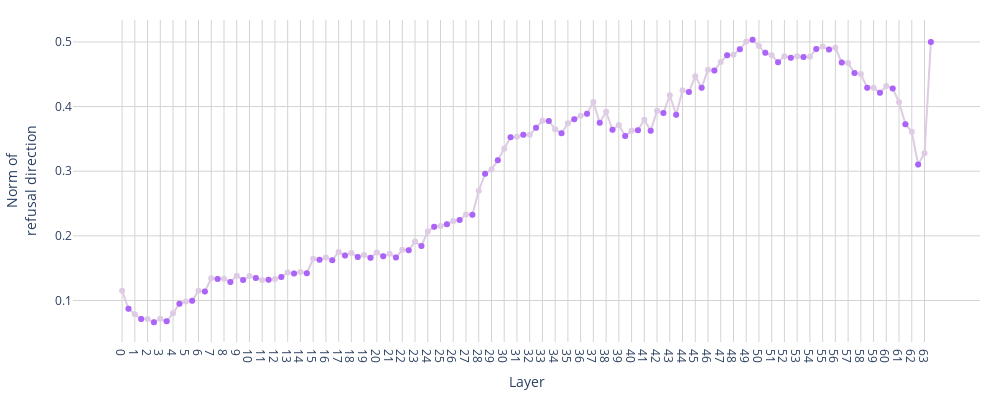
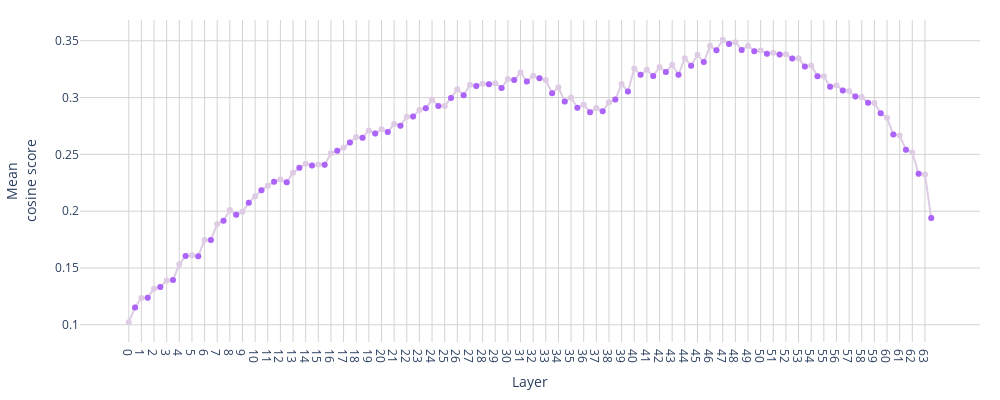

Notebook source saved alongside these figures, in order:
### Markdown cell above
## Mean cosine of refusal directions at each layer with at other layers

### Code cell
from torch.nn.functional import normalize

layer_names = sum([[f"{i}", f"{i}-post"] for i in range(num_layers)], [])

harmful_acts_normed_mean_normed = normalize(harmful_acts_normed_mean[:, :, chosen_token], dim=-1)
harmless_acts_normed_mean_normed = normalize(harmless_acts_normed_mean[:, :, chosen_token], dim=-1)
raw_dirs = harmful_acts_normed_mean_normed - harmless_acts_normed_mean_normed

raw_dirs = raw_dirs.reshape((-1, raw_dirs.shape[-1])).float()

fig = go.Figure()

fig.add_trace(
    go.Scatter(
        x=layer_names, 
        y=raw_dirs.norm(dim=-1),
        mode="lines+markers",
        yaxis="y", 
        marker_color=colour_map_light["neutral"],
        showlegend=False
    )
)
fig.add_trace(
    go.Scatter(
        x=layer_names[1::2], 
        y=raw_dirs.norm(dim=-1)[1::2],
        mode="markers",
        yaxis="y", 
        marker_color=colour_map["neutral"],
        showlegend=False
    )
)

print(layer_names[np.argmax(raw_dirs.norm(dim=-1)[:-1])])


fig.update_layout(
    # title=(
    #     "Statistics of refusal direction candidates at each layer"
    #     f" layer for {MODEL_PATH}"
    # ),
    plot_bgcolor="white",
    grid=dict(rows=1, columns=1),
    xaxis=dict(type="category", title="Layer", dtick=2, gridcolor="lightgrey"),
    # yaxis=dict(title="Norm of refusal directions", gridcolor="lightgrey", zeroline=False),
    yaxis=dict(title="Norm of<br>refusal direction", gridcolor="lightgrey", zeroline=False),
    hovermode="x unified",
    height=400,
    width=1000,
    # width=20 + 12 * len(x_values),
    margin=dict(l=20, r=20, t=20, b=20),
)
fig.show()


flatten_dirs = refusal_dirs.reshape(-1, refusal_dirs.shape[-1])
pairwise_cosine = flatten_dirs @ flatten_dirs.T
# pairwise_cosine = np.arccos(pairwise_cosine)
mean_cosine = np.nanmean(pairwise_cosine, axis=-1)

fig = go.Figure()
fig.add_trace(
    go.Scatter(
        x=layer_names, 
        y=mean_cosine, 
        mode="lines+markers", 
        yaxis="y",
        marker_color=colour_map_light["neutral"],
        showlegend=False
    )
)
fig.add_trace(
    go.Scatter(
        x=layer_names[1::2], 
        y=mean_cosine[1::2], 
        mode="markers", 
        yaxis="y",
        marker_color=colour_map["neutral"],
        showlegend=False
    )
)

# fig.add_trace(
#     go.Scatter(
#         x=layer_names, 
#         y=raw_dirs.norm(dim=-1) + mean_cosine / mean_cosine.max(), 
#         mode="lines+markers", 
#         yaxis="y3",
#         marker_color=colour_map_light["neutral"],
#         showlegend=False
#     )
# )

fig.update_layout(
    # title=(
    #     "Statistics of refusal direction candidates at each layer"
    #     f" layer for {MODEL_PATH}"
    # ),
    plot_bgcolor="white",
    grid=dict(rows=1, columns=1),
    xaxis=dict(type="category", title="Layer", dtick=2, gridcolor="lightgrey"),
    yaxis=dict(title=f"Mean<br>cosine score", gridcolor="lightgrey", zeroline=False),
    hovermode="x unified",
    height=400,
    width=1000,
    # width=20 + 12 * len(x_values),
    margin=dict(l=20, r=20, t=20, b=20),
)

fig.show()
layer_names[np.nanargmax(mean_cosine)]

### Figure 1 — Plotly figure (JSON) as saved in the notebook; plotly's stock layout.template omitted (floating-point values rounded to 4 significant figures)
{"data": [{"marker": {"color": "rgb(222,203,228)"}, "mode": "lines+markers", "showlegend": false, "type": "scatter", "x": ["0", "0-post", "1", "1-post", "2", "2-post", "3", "3-post", "4", "4-post", "5", "5-post", "6", "6-post", "7", "7-post", "8", "8-post", "9", "9-post", "10", "10-post", "11", "11-post", "12", "12-post", "13", "13-post", "14", "14-post", "15", "15-post", "16", "16-post", "17", "17-post", "18", "18-post", "19", "19-post", "20", "20-post", "21", "21-post", "22", "22-post", "23", "23-post", "24", "24-post", "25", "25-post", "26", "26-post", "27", "27-post", "28", "28-post", "29", "29-post", "30", "30-post", "31", "31-post", "32", "32-post", "33", "33-post", "34", "34-post", "35", "35-post", "36", "36-post", "37", "37-post", "38", "38-post", "39", "39-post", "40", "40-post", "41", "41-post", "42", "42-post", "43", "43-post", "44", "44-post", "45", "45-post", "46", "46-post", "47", "47-post", "48", "48-post", "49", "49-post", "50", "50-post", "51", "51-post", "52", "52-post", "53", "53-post", "54", "54-post", "55", "55-post", "56", "56-post", "57", "57-post", "58", "58-post", "59", "59-post", "60", "60-post", "61", "61-post", "62", "62-post", "63", "63-post"], "y": [0.1149, 0.08731, 0.07873, 0.07122, 0.0712, 0.06645, 0.07172, 0.0677, 0.08024, 0.09511, 0.09849, 0.09942, 0.115, 0.1137, 0.1345, 0.1331, 0.1338, 0.1287, 0.1382, 0.1316, 0.1377, 0.1349, 0.1318, 0.132, 0.133, 0.1364, 0.1432, 0.1418, 0.1442, 0.1422, 0.1644, 0.1629, 0.1664, 0.1624, 0.1749, 0.1694, 0.1736, 0.1672, 0.1702, 0.1663, 0.1742, 0.1683, 0.1722, 0.1666, 0.1784, 0.1778, 0.1911, 0.1843, 0.2068, 0.2141, 0.2152, 0.2179, 0.2228, 0.2246, 0.2332, 0.2327, 0.2698, 0.296, 0.3026, 0.3171, 0.3348, 0.3525, 0.3532, 0.3563, 0.3563, 0.3673, 0.3779, 0.3778, 0.3647, 0.3588, 0.3742, 0.3805, 0.3856, 0.3889, 0.4071, 0.3748, 0.392, 0.3641, 0.3716, 0.3546, 0.3628, 0.3635, 0.3796, 0.3625, 0.3935, 0.3899, 0.4176, 0.3875, 0.4251, 0.4227, 0.4469, 0.4293, 0.4572, 0.4559, 0.4688, 0.4794, 0.4803, 0.4886, 0.5006, 0.5032, 0.4939, 0.4831, 0.4795, 0.4684, 0.4778, 0.4755, 0.4778, 0.4767, 0.4773, 0.489, 0.493, 0.4884, 0.491, 0.4682, 0.4674, 0.4518, 0.4503, 0.4291, 0.429, 0.4214, 0.4318, 0.4281, 0.4066, 0.3728, 0.361, 0.3102, 0.3278, 0.5], "yaxis": "y"}, {"marker": {"color": "#AB63FA"}, "mode": "markers", "showlegend": false, "type": "scatter", "x": ["0-post", "1-post", "2-post", "3-post", "4-post", "5-post", "6-post", "7-post", "8-post", "9-post", "10-post", "11-post", "12-post", "13-post", "14-post", "15-post", "16-post", "17-post", "18-post", "19-post", "20-post", "21-post", "22-post", "23-post", "24-post", "25-post", "26-post", "27-post", "28-post", "29-post", "30-post", "31-post", "32-post", "33-post", "34-post", "35-post", "36-post", "37-post", "38-post", "39-post", "40-post", "41-post", "42-post", "43-post", "44-post", "45-post", "46-post", "47-post", "48-post", "49-post", "50-post", "51-post", "52-post", "53-post", "54-post", "55-post", "56-post", "57-post", "58-post", "59-post", "60-post", "61-post", "62-post", "63-post"], "y": [0.08731, 0.07122, 0.06645, 0.0677, 0.09511, 0.09942, 0.1137, 0.1331, 0.1287, 0.1316, 0.1349, 0.132, 0.1364, 0.1418, 0.1422, 0.1629, 0.1624, 0.1694, 0.1672, 0.1663, 0.1683, 0.1666, 0.1778, 0.1843, 0.2141, 0.2179, 0.2246, 0.2327, 0.296, 0.3171, 0.3525, 0.3563, 0.3673, 0.3778, 0.3588, 0.3805, 0.3889, 0.3748, 0.3641, 0.3546, 0.3635, 0.3625, 0.3899, 0.3875, 0.4227, 0.4293, 0.4559, 0.4794, 0.4886, 0.5032, 0.4831, 0.4684, 0.4755, 0.4767, 0.489, 0.4884, 0.4682, 0.4518, 0.4291, 0.4214, 0.4281, 0.3728, 0.3102, 0.5], "yaxis": "y"}], "layout": {"grid": {"columns": 1, "rows": 1}, "height": 400, "hovermode": "x unified", "margin": {"b": 20, "l": 20, "r": 20, "t": 20}, "plot_bgcolor": "white", "width": 1000, "xaxis": {"dtick": 2, "gridcolor": "lightgrey", "title": {"text": "Layer"}, "type": "category"}, "yaxis": {"gridcolor": "lightgrey", "title": {"text": "Norm of<br>refusal direction"}, "zeroline": false}}}

### Figure 2 — Plotly figure (JSON) as saved in the notebook; plotly's stock layout.template omitted (floating-point values rounded to 4 significant figures)
{"data": [{"marker": {"color": "rgb(222,203,228)"}, "mode": "lines+markers", "showlegend": false, "type": "scatter", "x": ["0", "0-post", "1", "1-post", "2", "2-post", "3", "3-post", "4", "4-post", "5", "5-post", "6", "6-post", "7", "7-post", "8", "8-post", "9", "9-post", "10", "10-post", "11", "11-post", "12", "12-post", "13", "13-post", "14", "14-post", "15", "15-post", "16", "16-post", "17", "17-post", "18", "18-post", "19", "19-post", "20", "20-post", "21", "21-post", "22", "22-post", "23", "23-post", "24", "24-post", "25", "25-post", "26", "26-post", "27", "27-post", "28", "28-post", "29", "29-post", "30", "30-post", "31", "31-post", "32", "32-post", "33", "33-post", "34", "34-post", "35", "35-post", "36", "36-post", "37", "37-post", "38", "38-post", "39", "39-post", "40", "40-post", "41", "41-post", "42", "42-post", "43", "43-post", "44", "44-post", "45", "45-post", "46", "46-post", "47", "47-post", "48", "48-post", "49", "49-post", "50", "50-post", "51", "51-post", "52", "52-post", "53", "53-post", "54", "54-post", "55", "55-post", "56", "56-post", "57", "57-post", "58", "58-post", "59", "59-post", "60", "60-post", "61", "61-post", "62", "62-post", "63", "63-post"], "y": [0.1023, 0.1153, 0.1236, 0.1239, 0.1318, 0.1333, 0.139, 0.1394, 0.1533, 0.1605, 0.1612, 0.1604, 0.1747, 0.1747, 0.1887, 0.1916, 0.2012, 0.1969, 0.1995, 0.2074, 0.2131, 0.2184, 0.2223, 0.2259, 0.2278, 0.2255, 0.2339, 0.2382, 0.2417, 0.2401, 0.2412, 0.2409, 0.251, 0.2531, 0.2559, 0.2605, 0.2653, 0.2646, 0.2711, 0.2683, 0.2722, 0.2696, 0.2768, 0.2753, 0.2832, 0.2834, 0.289, 0.2905, 0.2982, 0.2925, 0.2927, 0.2997, 0.3073, 0.3021, 0.3112, 0.3101, 0.3123, 0.3118, 0.3127, 0.3085, 0.3163, 0.3154, 0.3222, 0.3142, 0.3192, 0.317, 0.3154, 0.3038, 0.3091, 0.2965, 0.3, 0.2911, 0.2938, 0.2872, 0.2907, 0.288, 0.2958, 0.2982, 0.312, 0.3054, 0.3255, 0.3201, 0.3245, 0.3191, 0.3269, 0.3224, 0.3289, 0.3201, 0.3347, 0.3281, 0.3376, 0.3312, 0.3456, 0.3417, 0.3508, 0.3471, 0.3488, 0.342, 0.3457, 0.3408, 0.3415, 0.3386, 0.3395, 0.3378, 0.3381, 0.3344, 0.3346, 0.3273, 0.3283, 0.3188, 0.3188, 0.3095, 0.311, 0.3062, 0.3059, 0.3009, 0.3005, 0.2955, 0.2952, 0.2863, 0.2822, 0.2675, 0.2666, 0.2542, 0.2517, 0.233, 0.2323, 0.194], "yaxis": "y"}, {"marker": {"color": "#AB63FA"}, "mode": "markers", "showlegend": false, "type": "scatter", "x": ["0-post", "1-post", "2-post", "3-post", "4-post", "5-post", "6-post", "7-post", "8-post", "9-post", "10-post", "11-post", "12-post", "13-post", "14-post", "15-post", "16-post", "17-post", "18-post", "19-post", "20-post", "21-post", "22-post", "23-post", "24-post", "25-post", "26-post", "27-post", "28-post", "29-post", "30-post", "31-post", "32-post", "33-post", "34-post", "35-post", "36-post", "37-post", "38-post", "39-post", "40-post", "41-post", "42-post", "43-post", "44-post", "45-post", "46-post", "47-post", "48-post", "49-post", "50-post", "51-post", "52-post", "53-post", "54-post", "55-post", "56-post", "57-post", "58-post", "59-post", "60-post", "61-post", "62-post", "63-post"], "y": [0.1153, 0.1239, 0.1333, 0.1394, 0.1605, 0.1604, 0.1747, 0.1916, 0.1969, 0.2074, 0.2184, 0.2259, 0.2255, 0.2382, 0.2401, 0.2409, 0.2531, 0.2605, 0.2646, 0.2683, 0.2696, 0.2753, 0.2834, 0.2905, 0.2925, 0.2997, 0.3021, 0.3101, 0.3118, 0.3085, 0.3154, 0.3142, 0.317, 0.3038, 0.2965, 0.2911, 0.2872, 0.288, 0.2982, 0.3054, 0.3201, 0.3191, 0.3224, 0.3201, 0.3281, 0.3312, 0.3417, 0.3471, 0.342, 0.3408, 0.3386, 0.3378, 0.3344, 0.3273, 0.3188, 0.3095, 0.3062, 0.3009, 0.2955, 0.2863, 0.2675, 0.2542, 0.233, 0.194], "yaxis": "y"}], "layout": {"grid": {"columns": 1, "rows": 1}, "height": 400, "hovermode": "x unified", "margin": {"b": 20, "l": 20, "r": 20, "t": 20}, "plot_bgcolor": "white", "width": 1000, "xaxis": {"dtick": 2, "gridcolor": "lightgrey", "title": {"text": "Layer"}, "type": "category"}, "yaxis": {"gridcolor": "lightgrey", "title": {"text": "Mean<br>cosine score"}, "zeroline": false}}}
